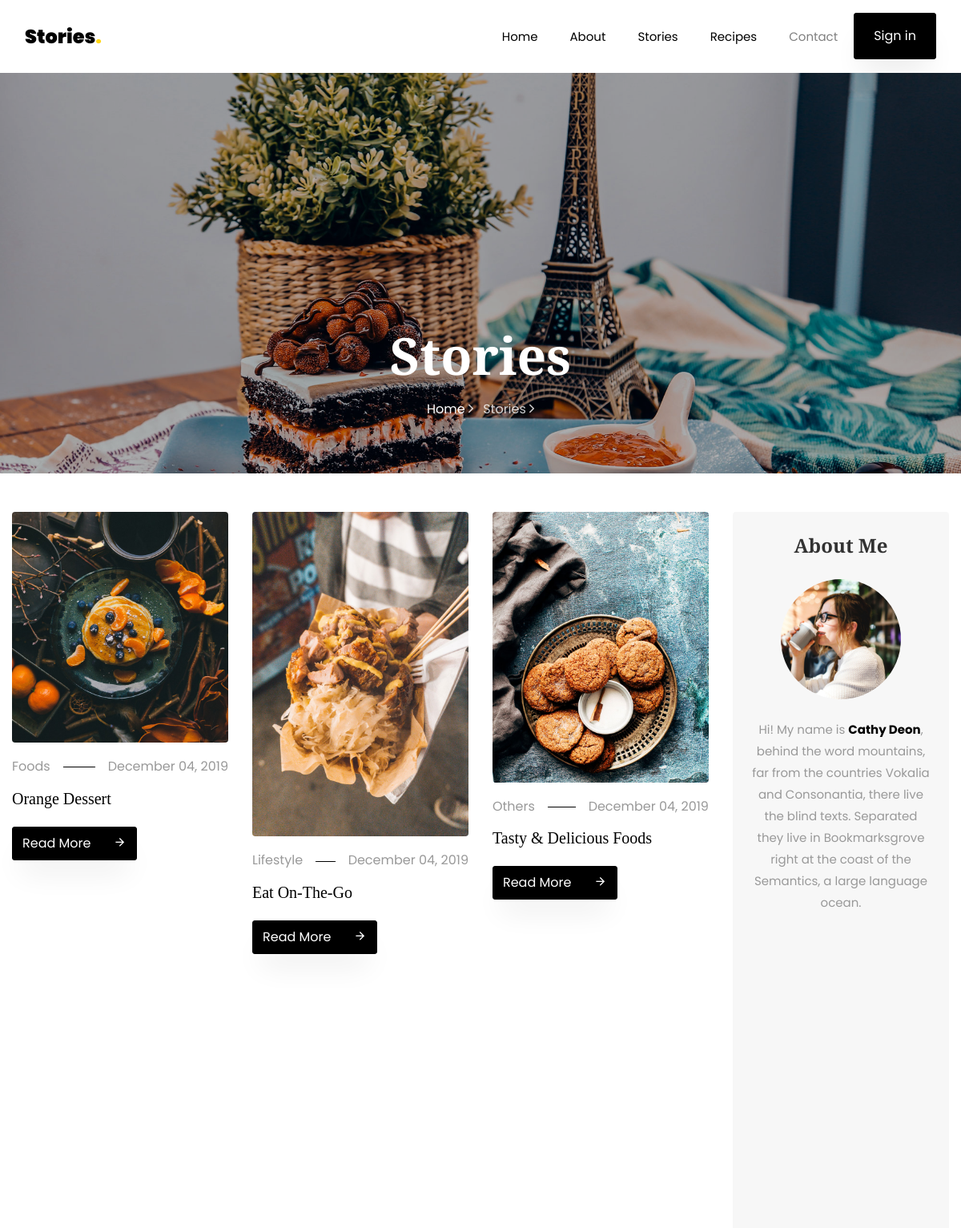
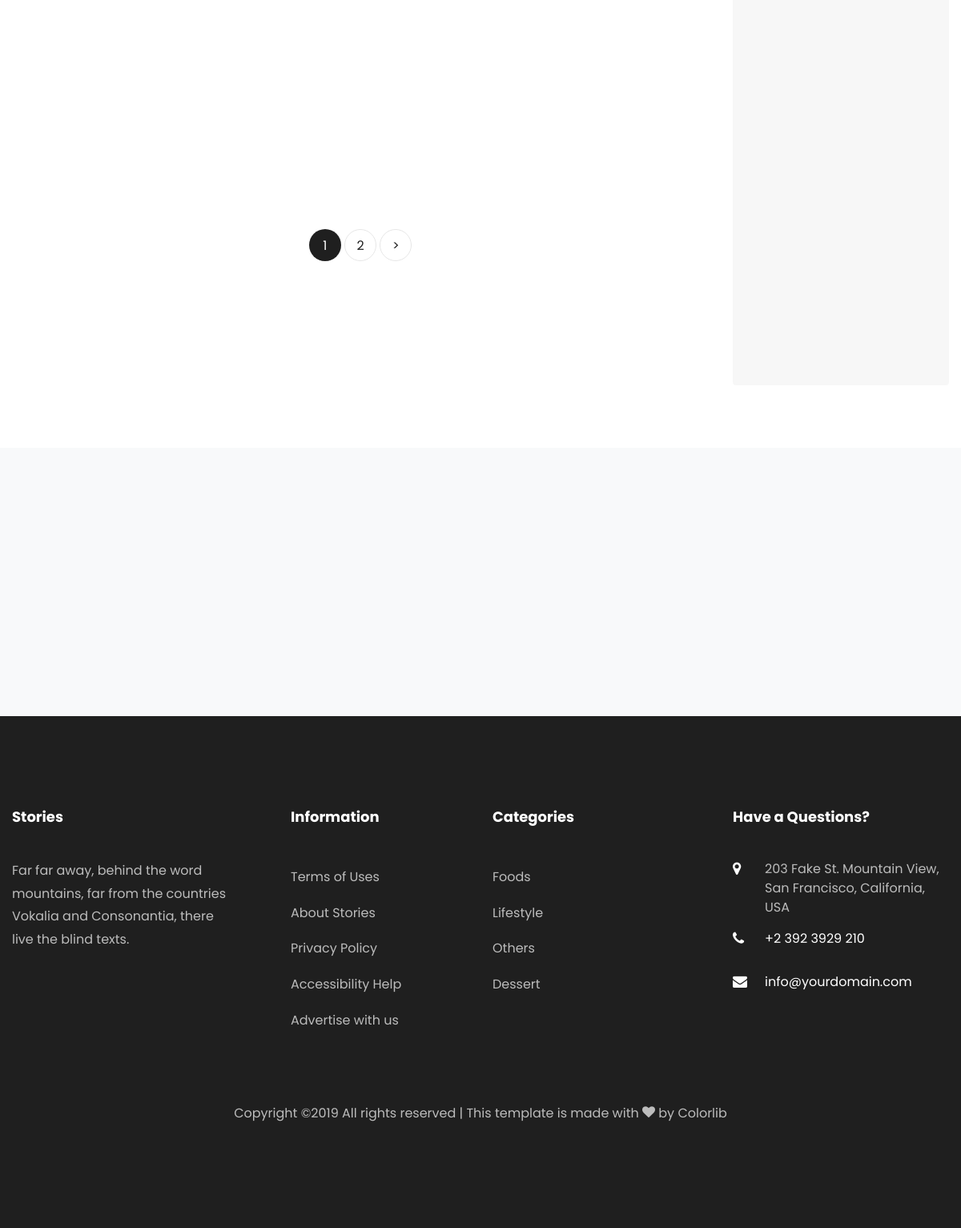
Screenshot of /stories/ with the database file from the repository (2 pictures, top to bottom).
### stories/models.py (models this page shows, shortened)
class Story(models.Model):
    title = models.CharField(max_length=50, blank=False, null=True)
    created_at = models.DateField(auto_now_add=True)
    image = models.ImageField(upload_to='stories', blank=False, null=True)
    description = models.TextField(blank=False)
    category = models.ForeignKey('Category', on_delete=models.CASCADE, related_name='stories', null=True)
    updated_at = models.DateField(auto_now = True)
    class Meta:
        ordering=('created_at',)
        verbose_name='Story'
        verbose_name_plural='Stories'

class Category(models.Model):
    title = models.CharField(max_length=50, blank=False, null=False)
    image = models.ImageField(upload_to='categories', blank=False)
    created_at = models.DateTimeField(auto_now_add=True)
    updated_at = models.DateTimeField(auto_now = True)
    class Meta:
        ordering=('created_at',)
        verbose_name='Category'
        verbose_name_plural='Categories'

### stories/views.py (the view)
# urls.py: path('stories/', StoriesView.as_view(), name='stories'),
class StoriesView(ListView):
    model = Story
    template_name = 'stories/stories.html'
    context_object_name = 'stories'
    paginate_by = 6

### stories/templatetags/base_filters.py (called while the page is built)
@register.simple_tag
def get_categories():
    return Category.objects.all()

### stories/templates/stories/stories.html (shortened to what this page needs)
{% extends 'base/index.html' %}
{% load static base_filters %}
{% block content %}
<section class="hero-wrap hero-wrap-2" style="background-image: url('{%static "images/bg_4.jpg"%}');">
    <div class="overlay"></div>
    <div class="container">
        <div class="row no-gutters slider-text align-items-end justify-content-center">
            <div class="col-md-9 ftco-animate pb-5 text-center">
                <h1 class="mb-3 bread">Stories</h1>
                <p class="breadcrumbs"><span class="mr-2"><a href="index.html">Home <i
                        class="ion-ios-arrow-forward"></i></a></span> <span>Stories <i
                        class="ion-ios-arrow-forward"></i></span>
                </p>
            </div>
        </div>
    </div>
</section>
<section class="ftco-section">
    <div class="container">
        <div class="row">
            <div class="col-lg-9">
                <div class="row">
                    {% for story in stories %}
                    <div class="col-md-4 ftco-animate">
                        <div class="blog-entry">
                            <a href="single.html" class="img-2"><img src="{{ story.image.url }}" class="img-fluid"
                                                                     alt="Colorlib Template"></a>
                            <div class="text pt-3">
                                <p class="meta d-flex"><span class="pr-3">{{ story.category.title }}</span><span class="ml-auto pl-3">{{story.created_at|date:"F d, Y "}}</span>
                                </p>
                                <h3><a href="single.html">{{ story.title }}</a></h3>
                                <p class="mb-0"><a href="single" class="btn btn-black py-2">Read More <span
                                        class="icon-arrow_forward ml-4"></span></a></p>
                            </div>
                        </div>
                    </div>
                {% endfor %}
                </div>
                <div class="row mt-5">
                    <div class="col text-center">
                        <div class="block-27">
                            <ul>
                                {% for page in page_obj.paginator.page_range %}
                                {% if page == page_obj.number%}
                                <li class="active"><span>{{page}}</span></li>
                                {% else %}
                                <li><a href="?page={{page}}">{{ page }}</a></li>
                                {%endif%}
                                {% endfor %}
                                {% if page_obj.has_next%}
                                <li><a href="?page={{page_obj.next_page_number}}">&gt;</a></li>
                                {% endif %}
                            </ul>
                        </div>
                    </div>
                </div>
            </div>
            <div class="col-lg-3">
                <div class="sidebar-wrap">
                    <div class="sidebar-box p-4 about text-center ftco-animate">
                        <h2 class="heading mb-4">About Me</h2>
                        <img src="{%static 'images/author.jpg'%}" class="img-fluid" alt="Colorlib Template">
                        <div class="text pt-4">
                            <p>Hi! My name is <strong>Cathy Deon</strong>, behind the word mountains, far from the
                                countries Vokalia and Consonantia, there live the blind texts. Separated they live in
                                Bookmarksgrove right at the coast of the Semantics, a large language ocean.</p>
                        </div>
                    </div>
                            {% get_categories as categories%}
                </div>
            </div>
        </div>
    </div>
</section>
<section class="ftco-subscribe ftco-section bg-light">
    <div class="overlay">
        <div class="container">
            <div class="row d-flex justify-content-center">
            </div>
        </div>
    </div>
</section>
{% endblock content %}

### accounts/templates/base/index.html (shortened to what this page needs)
<!DOCTYPE html>
<html lang="en">
{% load static %}
<head>
    <link rel="stylesheet" href="../css/open-iconic-bootstrap.min.css">
    <link rel="stylesheet" href="../css/animate.css">
    <link rel="stylesheet" href="../css/owl.carousel.min.css">
    <link rel="stylesheet" href="../css/owl.theme.default.min.css">
    <link rel="stylesheet" href="../css/magnific-popup.css">
    <link rel="stylesheet" href="../css/aos.css">
    <link rel="stylesheet" href="../css/ionicons.min.css">
    <link rel="stylesheet" href="../css/flaticon.css">
    <link rel="stylesheet" href="../css/icomoon.css">
    <link rel="stylesheet" href="../css/style.css">
    <link rel="stylesheet" href="../css/custom.css">
</head>
<body>
        {% include 'partials/header.html' %}
        {% block content %}
        {% endblock content %}
        {% include 'partials/footer.html' %}
    </body>
    </html>

### accounts/templates/partials/header.html (shortened to what this page needs)
<nav class="navbar navbar-expand-lg navbar-dark bg-dark ftco-navbar-light" id="ftco-navbar">
    <div class="container">
        <a class="navbar-brand" href="index.html">Stories<span>.</span></a>
        <div class="collapse navbar-collapse" id="ftco-nav">
            <ul class="navbar-nav ml-auto">
                <li class="nav-item"><a href="index.html" class="nav-link">Home</a></li>
                <li class="nav-item"><a href="about.html" class="nav-link">About</a></li>
                <li class="nav-item"><a href="strories.html" class="nav-link">Stories</a></li>
                <li class="nav-item"><a href="recipes.html" class="nav-link">Recipes</a></li>
                <li class="nav-item active"><a href="contact.html" class="nav-link">Contact</a></li>
                <li><a href="{% url 'accounts:login' %}" class="btn btn-black px-3 px-md-4 py-3">Sign in</a></li>
            </ul>
        </div>
    </div>
</nav>

### accounts/templates/partials/footer.html (shortened to what this page needs)
{% load base_filters %}
<footer class="ftco-footer ftco-footer-2 ftco-section">
    <div class="container">
        <div class="row mb-5">
            <div class="col-md">
                <div class="ftco-footer-widget mb-4">
                    <h2 class="ftco-heading-2">Stories</h2>
                    <p>Far far away, behind the word mountains, far from the countries Vokalia and Consonantia, there
                        live the blind texts.</p>
                    <ul class="ftco-footer-social list-unstyled float-md-left float-lft mt-5">
                    </ul>
                </div>
            </div>
            <div class="col-md">
                <div class="ftco-footer-widget mb-4 ml-md-5">
                    <h2 class="ftco-heading-2">Information</h2>
                    <ul class="list-unstyled">
                        <li><a href="#" class="py-2 d-block">Terms of Uses</a></li>
                        <li><a href="#" class="py-2 d-block">About Stories</a></li>
                        <li><a href="#" class="py-2 d-block">Privacy Policy</a></li>
                        <li><a href="#" class="py-2 d-block">Accessibility Help</a></li>
                        <li><a href="#" class="py-2 d-block">Advertise with us</a></li>
                    </ul>
                </div>
            </div>
            <div class="col-md">
                <div class="ftco-footer-widget mb-4">
                    <h2 class="ftco-heading-2">Categories</h2>
                    <ul class="list-unstyled">
                        {% get_categories as categories %}
                        {% for category in categories|slice:"5" %}
                        <li><a href="#" class="py-2 d-block">{{category.title}}</a></li>
                        {% endfor %}
                    </ul>
                </div>
            </div>
            <div class="col-md">
                <div class="ftco-footer-widget mb-4">
                    <h2 class="ftco-heading-2">Have a Questions?</h2>
                    <div class="block-23 mb-3">
                        <ul>
                            <li><span class="icon icon-map-marker"></span><span class="text">203 Fake St. Mountain View, San Francisco, California, USA</span>
                            </li>
                            <li><a href="#"><span class="icon icon-phone"></span><span
                                    class="text">+2 392 3929 210</span></a></li>
                            <li><a href="#"><span class="icon icon-envelope"></span><span class="text">info@yourdomain.com</span></a>
                            </li>
                        </ul>
                    </div>
                </div>
            </div>
        </div>
        <div class="row">
            <div class="col-md-12 text-center">
                <p>
                    Copyright &copy;<script>document.write(new Date().getFullYear());</script>
                    All rights reserved | This template is made with <i class="icon-heart color-danger"
                                                                        aria-hidden="true"></i> by <a
                            href="https://colorlib.com" target="_blank">Colorlib</a>
                    </p>
            </div>
        </div>
    </div>
</footer>

### static/css/icomoon.css (style rules this page uses)
[class^="icon-"], [class*=" icon-"] { font-family: 'icomoon' !important; speak: none; font-style: normal; font-weight: normal; font-variant: normal; text-transform: none; line-height: 1; -webkit-font-smoothing: antialiased; -moz-osx-font-smoothing: grayscale; }
.icon-heart:before { content: "\f004"; }
.icon-map-marker:before { content: "\f041"; }
.icon-phone:before { content: "\f095"; }
.icon-envelope:before { content: "\f0e0"; }
.icon-arrow_forward:before { content: "\e5c8"; }

### rows the page displays
Story: image (picture), category "Foods", created_at "December 04, 2019", title "Orange Dessert"
Story: image (picture), category "Lifestyle", created_at "December 04, 2019", title "Eat On-The-Go"
Story: image (picture), category "Others", created_at "December 04, 2019", title "Tasty & Delicious Foods"
Category: title "Foods"
Category: title "Lifestyle"
Category: title "Others"
Category: title "Dessert"

### other values shown
{{ page }} "1"
{{ page }} "2"
